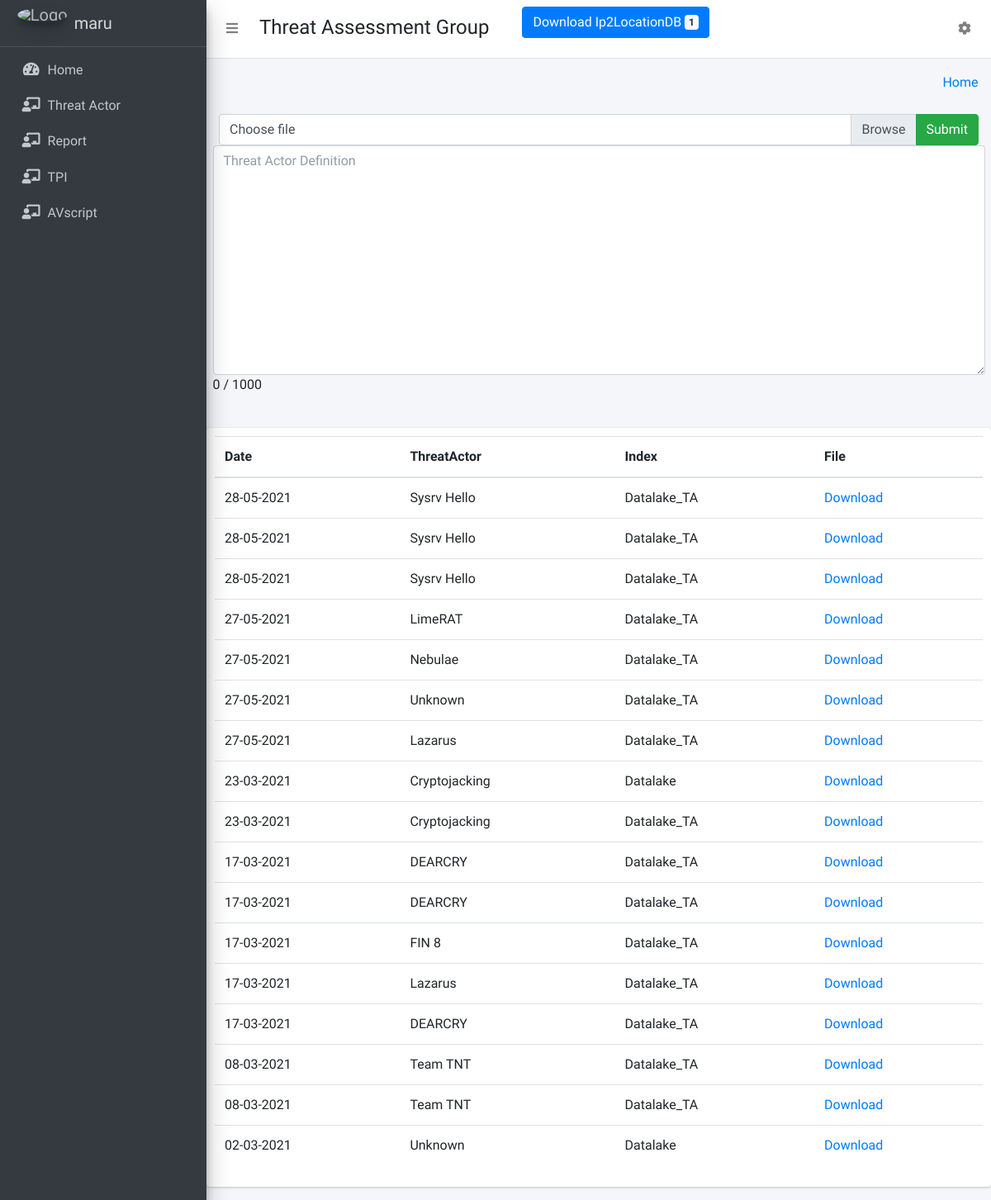
The app's page / (signed in) with its own data.
### collect/models.py (models this page shows)
class FileDetails(models.Model):
    date = models.DateTimeField(auto_now_add=True)
    ThreatActor =  models.CharField(max_length=30)
    User =  models.CharField(max_length=30)
    Index =  models.CharField(max_length=30)
    Defination =  models.CharField(max_length=1200)
    FilePath = models.FileField(upload_to='Files/')

### collect/views.py (the view)
# urls.py: path('', views.dashboard, name='dashboard'),
@login_required(login_url='login')
def dashboard(request):
    FileData = FileDetails.objects.all().filter(User= request.user ).order_by('-id')[:50]
    return render(request, 'dashboard/home.html',{"FileData":FileData})

### templates/dashboard/home.html (shortened to what this page needs)
{% extends 'dashboard/base.html' %}
{% block main_content %}
{% load static %}
<div class="container">
    <div class="row">
        <div class="col-md-12">
            <form method="post" id="file-upload-form" enctype="multipart/form-data" action="/FileValidate/" >
                <div class="container-fluid">
                    <div class="input-group">
                        <div class="custom-file">
                        <label class="custom-file-label" for="file-upload">Choose file</label>
                        </div>
                        <div class="input-group-append">
                        <button id ="check" class="btn btn-success" type="button" >Submit</button>
                        </div>
                    </div>
                </div>
                <textarea class="form-control"  aria-label="With textarea" name="definition" id = 'definition' rows=11  placeholder="Threat Actor Definition" required  maxlength="1000" ></textarea>
                <span class="pull-right label label-default" id="count_message"></span>
            </form>
        </div>
    </div>
    <div class="row">
        <div class="col-md-12 card" style="padding:10px">
            <table id="example" class="table display" style="width:100%">
                <thead>
                    <tr>
                        <th>Date</th>
                        <th>ThreatActor</th>
                        <th>Index</th>
                        <th>File</th>
                    </tr>
                </thead>
                <tbody>
                {% for dt in FileData %}
                    <tr>
                        <td>{{  dt.date | date:"d-m-Y"|lower }}</td>
                        <td>{{  dt.ThreatActor }}</td>
                        <td>{{  dt.Index }}</td>
                        <td> <a href='/media/{{ dt.FilePath }}' download>Download</a> </td>
                    </tr>
                {% endfor %}
                </tbody>
            </table>
        </div>
    </div>
</div>
{% endblock main_content %}

### templates/dashboard/sidebar_template.html
{% load static %}
<aside class="main-sidebar sidebar-dark-primary elevation-4">
      <a href="{% url 'home' %}" class="brand-link">
        <img src=' {{ MEDIA_URL }} /media/logo.png ' alt="Logo" class="brand-image img-circle elevation-3"
            style="opacity: .8">
        <span class="brand-text font-weight-light">{{ user.get_username }}</span>
      </a>
      <div class="sidebar">
        <nav class="mt-2">
          <ul class="nav nav-pills nav-sidebar flex-column" data-widget="treeview" role="menu" data-accordion="false">
            <li class="nav-item">
              {% url 'home' as home %}
              <a href="{{ home }}" class="nav-link">
                <i class="nav-icon fas fa-tachometer-alt"></i>
                <p>
                  Home
                </p>
              </a>
            </li>
            <li class="nav-item">
              {% url 'threat' as threat %}
              <a href="{{ threat }}" class="nav-link">
                <i class="nav-icon fas fa-chalkboard-teacher"></i>
                <p>
                   Threat Actor
                </p>
              </a>
            </li>
            <li class="nav-item">
              {% url 'report' as report %}
              <a href="{{ report }}" class="nav-link  ">
                <i class="nav-icon fas fa-chalkboard-teacher"></i>
                <p>
                   Report
                </p>
              </a>
            </li>
          {% for group in request.user.groups.all %}
              {% if group.name == 'tpi' %}
              <li class="nav-item">
                {% url 'tpi' as tpi %}
                  <a href="{{ tpi }}" class="nav-link  ">
                    <i class="nav-icon fas fa-chalkboard-teacher"></i>
                    <p>
                      TPI
                    </p>
                  </a>
              </li>
              {% endif %}
          {% endfor %}
            {% if request.user.is_active and request.user.is_staff %}
            <li class="nav-item">
              {% url 'otx' as otx %}
              <a href="{{ otx }}" class="nav-link  ">
                <i class="nav-icon fas fa-chalkboard-teacher"></i>
                <p>
                   AVscript
                </p>
              </a>
            </li>
            {% endif %}
          </ul>
        </nav>
      </div>
    </aside>

### records on screen
FileDetails: date "28-05-2021", ThreatActor "Sysrv Hello", Index "Datalake_TA"
FileDetails: date "28-05-2021", ThreatActor "Sysrv Hello", Index "Datalake_TA"
FileDetails: date "28-05-2021", ThreatActor "Sysrv Hello", Index "Datalake_TA"
FileDetails: date "27-05-2021", ThreatActor "LimeRAT", Index "Datalake_TA"
FileDetails: date "27-05-2021", ThreatActor "Nebulae", Index "Datalake_TA"
FileDetails: date "27-05-2021", ThreatActor "Unknown", Index "Datalake_TA"
FileDetails: date "27-05-2021", ThreatActor "Lazarus", Index "Datalake_TA"
FileDetails: date "23-03-2021", ThreatActor "Cryptojacking", Index "Datalake"
FileDetails: date "23-03-2021", ThreatActor "Cryptojacking", Index "Datalake_TA"
FileDetails: date "17-03-2021", ThreatActor "DEARCRY", Index "Datalake_TA"
FileDetails: date "17-03-2021", ThreatActor "DEARCRY", Index "Datalake_TA"
FileDetails: date "17-03-2021", ThreatActor "FIN 8", Index "Datalake_TA"
FileDetails: date "17-03-2021", ThreatActor "Lazarus", Index "Datalake_TA"
FileDetails: date "17-03-2021", ThreatActor "DEARCRY", Index "Datalake_TA"
FileDetails: date "08-03-2021", ThreatActor "Team TNT", Index "Datalake_TA"
FileDetails: date "08-03-2021", ThreatActor "Team TNT", Index "Datalake_TA"
FileDetails: date "02-03-2021", ThreatActor "Unknown", Index "Datalake"

### other values on screen
{{ user.get_username }} "maru"
